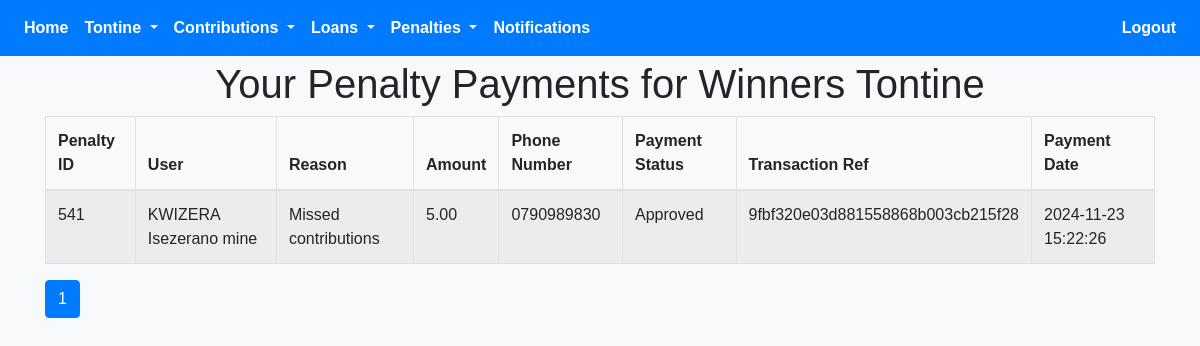
Page /paid_missed_penalties.php?id=59 (signed in) on the earlier database version.
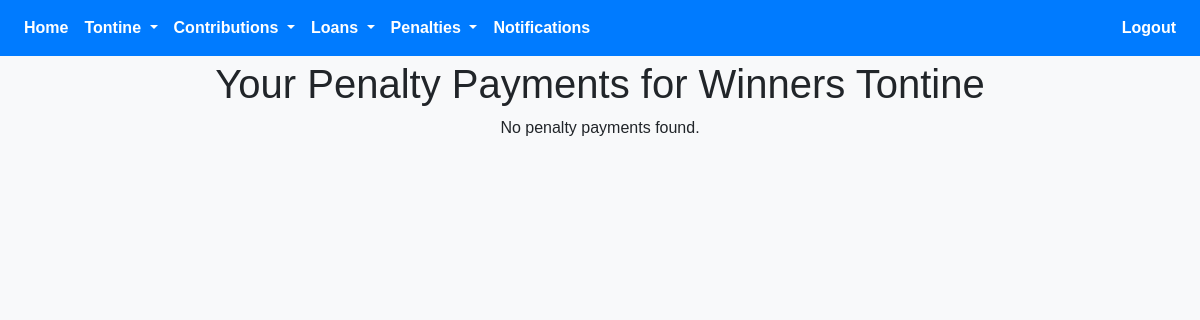
Same page on the later database version.
### tables this page shows
CREATE TABLE `penalty_payment` (
  `id` int(11) NOT NULL,
  `user_id` int(11) NOT NULL,
  `tontine_id` int(11) NOT NULL,
  `penalty_id` int(11) NOT NULL,
  `amount` decimal(10,2) NOT NULL,
  `phone_number` varchar(15) NOT NULL,
  `payment_status` enum('Pending','Failure','Approved') NOT NULL,
  `transaction_ref` varchar(32) NOT NULL,
  `payment_date` timestamp NOT NULL DEFAULT current_timestamp()
);

CREATE TABLE `users` (
  `id` int(11) NOT NULL,
  `firstname` varchar(50) NOT NULL,
  `lastname` varchar(50) NOT NULL,
  `phone_number` varchar(15) NOT NULL,
  `idno` varchar(50) NOT NULL,
  `idnotype` varchar(50) NOT NULL,
  `idno_picture` varchar(255) NOT NULL,
  `behalf_name` varchar(30) NOT NULL,
  `behalf_phone_number` varchar(30) NOT NULL,
  `password` varchar(255) NOT NULL,
  `image` varchar(255) NOT NULL,
  `otp` int(11) DEFAULT 0,
  `verified` tinyint(4) NOT NULL DEFAULT 0,
  `otp_used` tinyint(1) NOT NULL DEFAULT 0,
  `otp_login` int(11) NOT NULL DEFAULT 0,
  `otp_forgot` int(11) NOT NULL,
  `otp_behalf` int(11) NOT NULL,
  `otp_behalf_used` tinyint(1) NOT NULL,
  `terms` tinyint(1) DEFAULT 0,
  `created_at` timestamp NOT NULL DEFAULT current_timestamp(),
  `updated_at` timestamp NOT NULL DEFAULT current_timestamp() ON UPDATE current_timestamp(),
  `role` enum('User','Sector','Court') DEFAULT 'User'
);

CREATE TABLE `penalties` (
  `id` int(11) NOT NULL,
  `user_id` int(11) NOT NULL,
  `tontine_id` int(11) NOT NULL,
  `penalty_amount` decimal(10,2) NOT NULL,
  `infraction_date` timestamp NOT NULL DEFAULT current_timestamp(),
  `reason` varchar(255) NOT NULL,
  `missed_contribution_date` date DEFAULT NULL,
  `status` enum('Paid','Unpaid') DEFAULT 'Unpaid'
);

### paid_missed_penalties.php (the view, shortened to what the changed rows need)
<?php
require 'config.php';
$tontine_id = isset($_GET['id']) ? (int)$_GET['id'] : null;
$perPage = 5;
$page = isset($_GET['page']) ? (int)$_GET['page'] : 1;
$page = max($page, 1);
$start = ($page - 1) * $perPage;
try {
    $countStmt = $pdo->prepare("
        SELECT COUNT(DISTINCT pp.user_id, pp.penalty_id) AS total
        FROM penalty_payment pp
        JOIN users u ON pp.user_id = u.id
        WHERE pp.tontine_id = :tontine_id
    ");
    $countStmt->execute([ 'tontine_id' => $tontine_id ]);
    $totalCount = $countStmt->fetch(PDO::FETCH_ASSOC)['total'];
    $stmt = $pdo->prepare("
        SELECT pp.id, pp.penalty_id, pp.amount, pp.phone_number, pp.payment_status, pp.transaction_ref, pp.payment_date,
               p.reason, p.missed_contribution_date, u.firstname, u.lastname, u.id AS user_id
        FROM penalty_payment pp
        LEFT JOIN penalties p ON pp.penalty_id = p.id
        LEFT JOIN users u ON pp.user_id = u.id
        WHERE pp.tontine_id = :tontine_id
        AND pp.user_id = :user_id
        ORDER BY pp.payment_date DESC
        LIMIT :start, :perPage
    ");
    $stmt->bindValue(':tontine_id', $tontine_id, PDO::PARAM_INT);
    $stmt->bindValue(':user_id', $_SESSION['user_id'], PDO::PARAM_INT);
    $stmt->bindValue(':start', $start, PDO::PARAM_INT);
    $stmt->bindValue(':perPage', $perPage, PDO::PARAM_INT);
    $stmt->execute();
    $payments = $stmt->fetchAll(PDO::FETCH_ASSOC);
    $tontineStmt = $pdo->prepare("SELECT tontine_name FROM tontine WHERE id = :id");
    $tontineStmt->bindParam(':id', $tontine_id, PDO::PARAM_INT);
    $tontineStmt->execute();
    $tontine = $tontineStmt->fetch(PDO::FETCH_ASSOC);
} catch (PDOException $e) {
    die("Error: " . htmlspecialchars($e->getMessage()));
}
?>
<!DOCTYPE html>
<html lang="en">
<head>
    <link rel="stylesheet" href="https://stackpath.bootstrapcdn.com/bootstrap/4.5.2/css/bootstrap.min.css">
    <link rel="stylesheet" href="https://cdnjs.cloudflare.com/ajax/libs/font-awesome/5.15.4/css/all.min.css">
</head>
<body>
    <div class="container mt-1">
        <h1 class="text-center">Your Penalty Payments for <?php echo htmlspecialchars($tontine['tontine_name']); ?></h1>
        <?php if (!empty($payments)): ?>
        <table class="table table-bordered table-striped">
            <thead>
                <tr>
                    <th>Penalty ID</th>
                    <th>User</th>
                    <th>Reason</th>
                    <th>Amount</th>
                    <th>Phone Number</th>
                    <th>Payment Status</th>
                    <th>Transaction Ref</th>
                    <th>Payment Date</th>
                </tr>
            </thead>
            <tbody>
                <?php foreach ($payments as $payment): ?>
                <tr>
                    <td><?php echo htmlspecialchars($payment['penalty_id']); ?></td>
                    <td><?php echo htmlspecialchars($payment['firstname'] . ' ' . $payment['lastname']); ?></td>
                    <td><?php echo htmlspecialchars($payment['reason']); ?></td>
                    <td><?php echo htmlspecialchars($payment['amount']); ?></td>
                    <td><?php echo htmlspecialchars($payment['phone_number']); ?></td>
                    <td><?php echo htmlspecialchars($payment['payment_status']); ?></td>
                    <td><?php echo htmlspecialchars($payment['transaction_ref']); ?></td>
                    <td><?php echo htmlspecialchars($payment['payment_date']); ?></td>
                </tr>
                <?php endforeach; ?>
            </tbody>
        </table>
        <div class="text-center">
            <nav aria-label="Page navigation">
                <ul class="pagination">
                    <?php for ($i = 1; $i <= ceil($totalCount / $perPage); $i++): ?>
                    <li class="page-item <?php echo $i == $page ? 'active' : ''; ?>">
                        <a class="page-link" href="?id=<?php echo $tontine_id; ?>&page=<?php echo $i; ?>"><?php echo $i; ?></a>
                    </li>
                    <?php endfor; ?>
                </ul>
            </nav>
        </div>
        <?php else: ?>
        <p class="text-center">No penalty payments found.</p>
        <?php endif; ?>
    </div>
</body>
</html>

Differences in the rows shown:
removed penalty_payment: penalty "541", user.lastname "KWIZERA Isezerano mine", penalty.reason "Missed contributions", amount "5.00", phone_number "0790989830", payment_status "Approved", transaction_ref "9fbf320e03d881558868b003cb215f28", payment_date "2024-11-23 15:22:26"
Other differences:
text no longer shown: "Penalty ID User Reason Amount Phone Number Payment Status Transaction Ref Payment Date"
text now shown: "No penalty payments found."
list line gone: "1"
